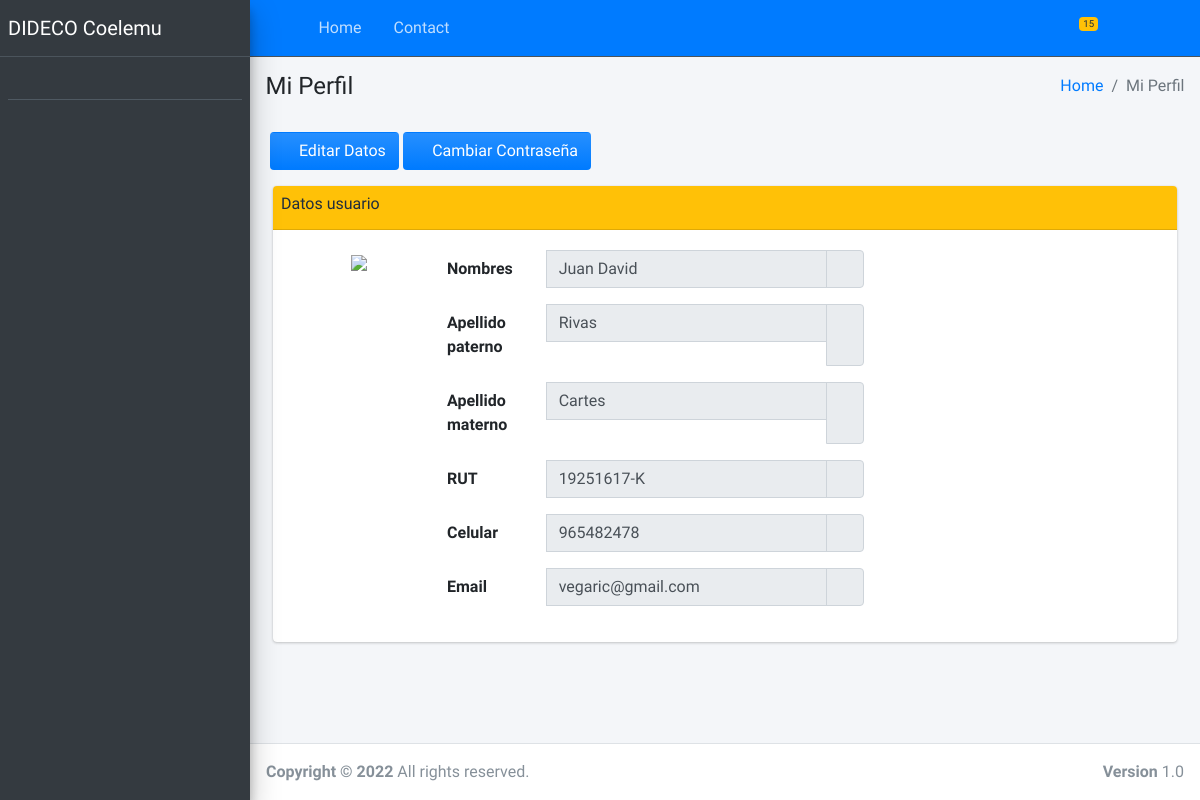
The page /mi-perfil/3 (signed in) on the database as committed earlier.
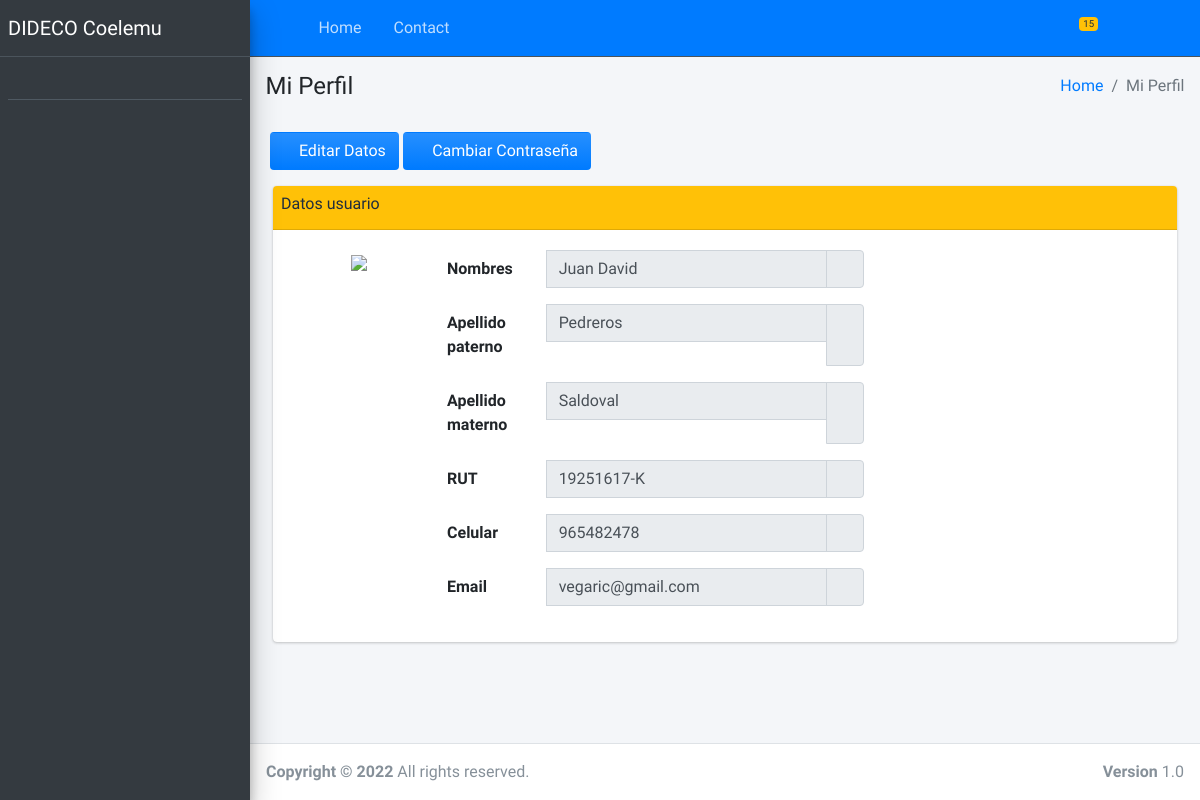
The same page on the database as committed later.
### eas_coelemu_app/models.py (models this page shows, shortened)
class Usuario(models.Model):
    nombres = models.CharField(max_length=255)
    apellido_paterno = models.CharField(max_length=255)
    apellido_materno = models.CharField(max_length=255)
    rut = models.IntegerField()
    dv = models.CharField(max_length=1)
    imagen = models.ImageField(upload_to="usuarios/perfil", null=True, blank=True)
    celular = models.CharField(max_length=9)
    email = models.EmailField()
    contrasena = models.CharField(max_length=8)
    rol = models.ForeignKey(Rol, related_name="usuarios", on_delete = models.CASCADE)#related_name="usuarios"
    estado = models.IntegerField()#Actvivo(1) o Inactivo(0)
    created_at = models.DateTimeField(auto_now_add=True)
    updated_at = models.DateTimeField(auto_now=True)
    objects = UsuarioManager()
    class Meta:
        ordering = ["-created_at"]

### eas_coelemu_app/views.py (the view)
# urls.py: path('mi-perfil/<int:id_user>', views.miPerfil, name='miPerfil'),
def miPerfil(request, id_user):
    if 'usuario' not in request.session:
        return redirect('error404')
    usuario = Usuario.objects.get(id=id_user)
    if request.method == 'GET':
        context = {
                'usuario':  usuario,
                }
        return render(request, 'mi_perfil.html', context)

### eas_coelemu_app/templates/mi_perfil.html (shortened to what the changed rows need)
{% extends "base.html" %}
{% load static %}
{% block content_main %}
<section class="content">
    <div class="container-fluid">
        <div class="row">
            <div class="col col-md12">
                <div class="card card-warning">
                    <div class="card-body container-fluid">
                            <div class="row">
                                <div class="col-md-6 mx-auto">
                                    <div class="input-group mb-3">
                                        <label for="registro_nombres" class="col-sm-3 col-form-label">Nombres</label>
                                        <input type="text" class="form-control" placeholder="Nombres" id="registro_nombres" name="registro_nombres" value="{{ usuario.nombres }}" readonly>
                                        <div class="input-group-append">
                                            <div class="input-group-text">
                                            </div>
                                        </div>
                                    </div>
                                    <div class="input-group mb-3">
                                        <label for="registro_ap_paterno" class="col-sm-3 col-form-label">Apellido paterno</label>
                                        <input type="text" class="form-control" placeholder="Apellido paterno" id="registro_ap_paterno" name="registro_ap_paterno" value="{{ usuario.apellido_paterno }}" readonly>
                                        <div class="input-group-append">
                                            <div class="input-group-text">
                                            </div>
                                        </div>
                                    </div>
                                    <div class="input-group mb-3">
                                        <label for="registro_ap_materno" class="col-sm-3 col-form-label">Apellido materno</label>
                                        <input type="text" class="form-control" placeholder="Apellido materno" id="registro_ap_materno" name="registro_ap_materno" value="{{ usuario.apellido_materno }}" readonly>
                                        <div class="input-group-append">
                                            <div class="input-group-text">
                                            </div>
                                        </div>
                                    </div>
                                    <div class="input-group mb-3">
                                        <label for="registro_rut" class="col-sm-3 col-form-label">RUT</label>
                                        <input type="text" class="form-control" placeholder="11111111-1" id="registro_rut" name="registro_rut" value="{{ usuario.rut }}-{{ usuario.dv}}" readonly>
                                        <div class="input-group-append">
                                            <div class="input-group-text">
                                            </div>
                                        </div>
                                    </div>
                                    <div class="input-group mb-3">
                                        <label for="registro_celular" class="col-sm-3 col-form-label">Celular</label>
                                        <input type="text" class="form-control" placeholder="Celular" id="registro_celular" name="registro_celular" value="{{ usuario.celular }}" readonly>
                                        <div class="input-group-append">
                                            <div class="input-group-text">
                                            </div>
                                        </div>
                                    </div>
                                    <div class="input-group mb-3">
                                        <label for="registro_email" class="col-sm-3 col-form-label">Email</label>
                                        <input type="email" class="form-control" placeholder="Email" id="registro_email" name="registro_email" value="{{ usuario.email }}" readonly>
                                        <div class="input-group-append">
                                            <div class="input-group-text">
                                            </div>
                                        </div>
                                    </div>
                                </div>
                            </div>
                    </div>
                </div>
            </div>
        </div>
    </div>
</section>
{% endblock %}

Rows that differ between the two databases and show on the page:
changed Usuario "Juan David": registro_ap_paterno "Rivas" → "Pedreros"; registro_ap_materno "Cartes" → "Saldoval"
